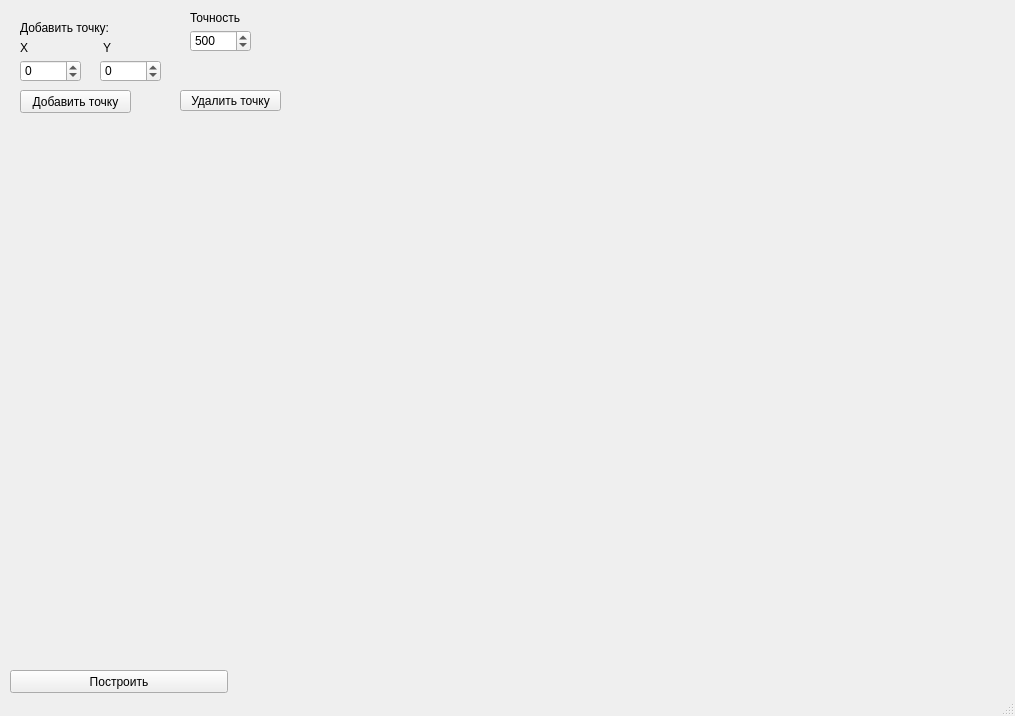
<?xml version="1.0" encoding="UTF-8"?>
<ui version="4.0">
 <class>MainWindow</class>
 <widget class="QMainWindow" name="MainWindow">
  <property name="geometry">
   <rect>
    <x>0</x>
    <y>0</y>
    <width>1015</width>
    <height>716</height>
   </rect>
  </property>
  <property name="windowTitle">
   <string>Lab2</string>
  </property>
  <widget class="QWidget" name="centralwidget">
   <widget class="QPushButton" name="pushButton">
    <property name="geometry">
     <rect>
      <x>10</x>
      <y>670</y>
      <width>218</width>
      <height>23</height>
     </rect>
    </property>
    <property name="text">
     <string>Построить</string>
    </property>
   </widget>
   <widget class="QLabel" name="label">
    <property name="geometry">
     <rect>
      <x>20</x>
      <y>40</y>
      <width>71</width>
      <height>16</height>
     </rect>
    </property>
    <property name="text">
     <string>X</string>
    </property>
   </widget>
   <widget class="QSpinBox" name="spinBox">
    <property name="geometry">
     <rect>
      <x>20</x>
      <y>60</y>
      <width>61</width>
      <height>22</height>
     </rect>
    </property>
    <property name="minimum">
     <number>-20</number>
    </property>
    <property name="maximum">
     <number>20</number>
    </property>
    <property name="value">
     <number>0</number>
    </property>
   </widget>
   <widget class="QSpinBox" name="spinBox_3">
    <property name="geometry">
     <rect>
      <x>100</x>
      <y>60</y>
      <width>61</width>
      <height>22</height>
     </rect>
    </property>
    <property name="minimum">
     <number>-20</number>
    </property>
    <property name="maximum">
     <number>20</number>
    </property>
   </widget>
   <widget class="QLabel" name="label_5">
    <property name="geometry">
     <rect>
      <x>100</x>
      <y>40</y>
      <width>71</width>
      <height>16</height>
     </rect>
    </property>
    <property name="text">
     <string> Y</string>
    </property>
   </widget>
   <widget class="QWidget" name="verticalLayoutWidget">
    <property name="geometry">
     <rect>
      <x>290</x>
      <y>20</y>
      <width>711</width>
      <height>671</height>
     </rect>
    </property>
    <layout class="QVBoxLayout" name="verticalLayout"/>
   </widget>
   <widget class="QLabel" name="label_4">
    <property name="geometry">
     <rect>
      <x>20</x>
      <y>20</y>
      <width>91</width>
      <height>16</height>
     </rect>
    </property>
    <property name="text">
     <string>Добавить точку:</string>
    </property>
   </widget>
   <widget class="QLabel" name="label_8">
    <property name="geometry">
     <rect>
      <x>20</x>
      <y>190</y>
      <width>251</width>
      <height>101</height>
     </rect>
    </property>
    <property name="text">
     <string/>
    </property>
   </widget>
   <widget class="QPushButton" name="pushButton_2">
    <property name="geometry">
     <rect>
      <x>20</x>
      <y>90</y>
      <width>111</width>
      <height>23</height>
     </rect>
    </property>
    <property name="text">
     <string>Добавить точку</string>
    </property>
   </widget>
   <widget class="QLabel" name="label_2">
    <property name="geometry">
     <rect>
      <x>20</x>
      <y>140</y>
      <width>231</width>
      <height>511</height>
     </rect>
    </property>
    <property name="text">
     <string/>
    </property>
    <property name="alignment">
     <set>Qt::AlignLeading|Qt::AlignLeft|Qt::AlignTop</set>
    </property>
    <property name="wordWrap">
     <bool>true</bool>
    </property>
   </widget>
   <widget class="QPushButton" name="pushButton_3">
    <property name="geometry">
     <rect>
      <x>180</x>
      <y>90</y>
      <width>101</width>
      <height>21</height>
     </rect>
    </property>
    <property name="text">
     <string>Удалить точку</string>
    </property>
   </widget>
   <widget class="QSpinBox" name="spinBox_4">
    <property name="geometry">
     <rect>
      <x>190</x>
      <y>30</y>
      <width>61</width>
      <height>22</height>
     </rect>
    </property>
    <property name="minimum">
     <number>10</number>
    </property>
    <property name="maximum">
     <number>1500</number>
    </property>
    <property name="value">
     <number>500</number>
    </property>
   </widget>
   <widget class="QLabel" name="label_6">
    <property name="geometry">
     <rect>
      <x>190</x>
      <y>10</y>
      <width>71</width>
      <height>16</height>
     </rect>
    </property>
    <property name="text">
     <string>Точность</string>
    </property>
   </widget>
  </widget>
  <widget class="QStatusBar" name="statusbar"/>
 </widget>
 <resources/>
 <connections/>
</ui>
